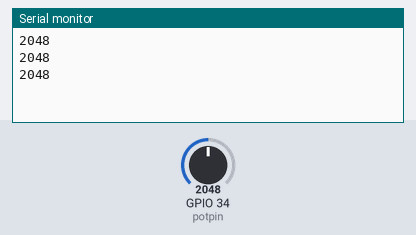
A program run on a simulated ESP32. On the bench: the last lines printed to the serial monitor. The inputs (shaded band) are chosen by the test bench; at power-on: GPIO 34 (potpin) = 2048.

Above: at 2.2 s.
2.3 s: GPIO 34 (potpin) set to 2866
At 2.9 s:
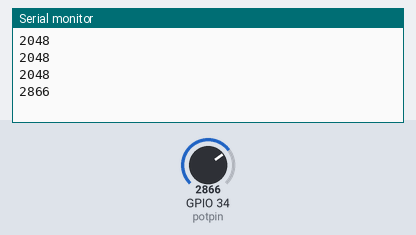
3.8 s: GPIO 34 (potpin) set to 3603
At 4.4 s:
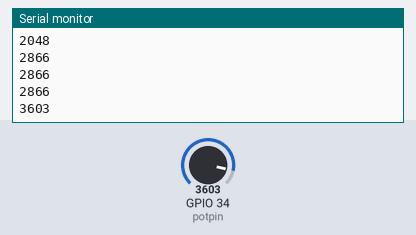
Timing chart, 0 to 6.8 s (numbered marks = the images above; inputs shaded):
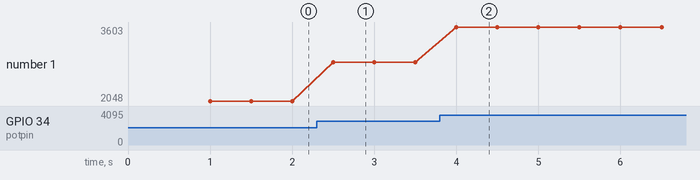

Measured:
- after the input at 2.3 s, the serial monitor: prints a new line after 0.20 s (image 1)
- after the input at 3.8 s, the serial monitor: prints a new line after 0.20 s (image 2)
- plotted number 1: 2048 → 2866 after the input at 2.3 s, 2866 → 3603 after the input at 3.8 s

The program:

main.cpp
```cpp
#include <Arduino.h>
#define potpin 34

int potval = 0;

void setup() {
  Serial.begin(115200);
  delay(1000);
}

void loop() {
  potval = analogRead(potpin);
  Serial.println(potval);
  delay(500);
}
```
